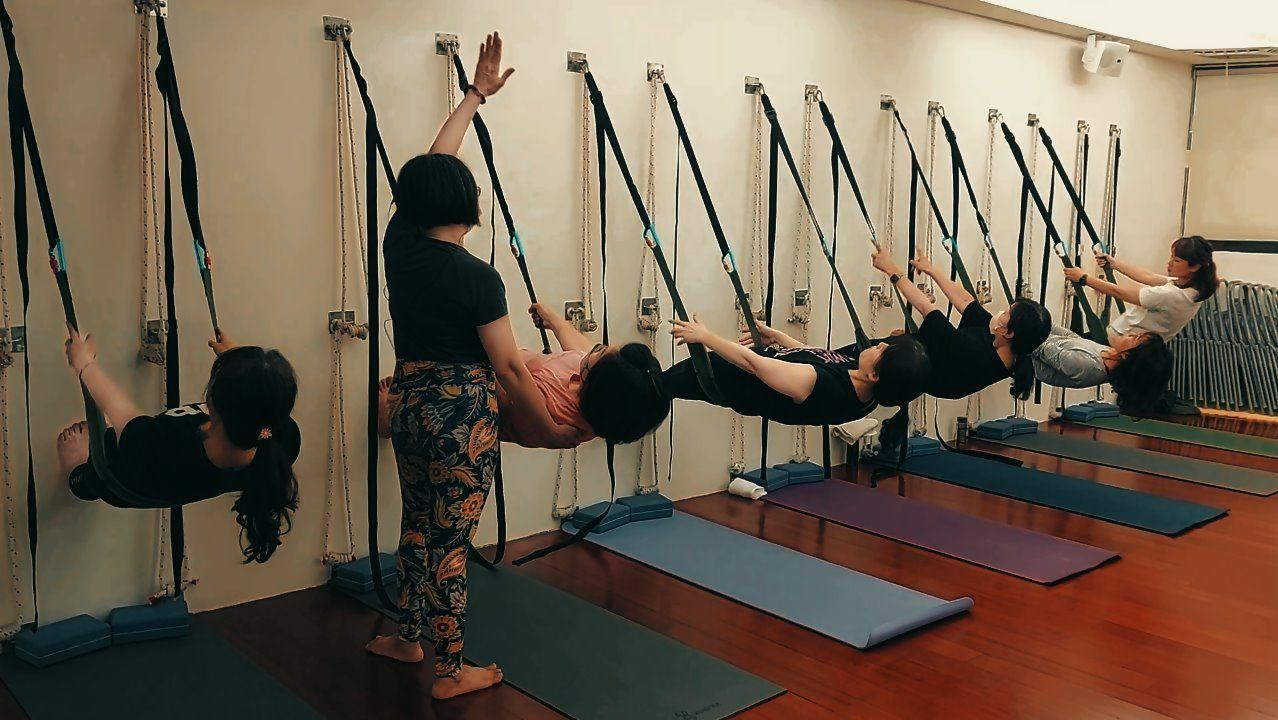
#> input picture assets/wall-rope-teacher.jpg, 1278 x 720 px, found by its file name
$ python generate_og_images.py
#> lines starting #> are read from the running program, lines starting #| are printed output that depends on the picture
import os
from PIL import Image

TARGET_WIDTH = 1200
TARGET_HEIGHT = 630
TARGET_RATIO = TARGET_WIDTH / TARGET_HEIGHT  # ~1.90476

os.makedirs('assets/og', exist_ok=True)

configs = [
    {
        'tag': 'og-index.jpg',
        'source': 'assets/wall-rope-teacher.jpg',
        'align': 'center'
    },
    {
        'tag': 'og-classes.jpg',
        'source': 'assets/wall-rope-inversion.jpg',
        'align': 'center'
    },
    {
        'tag': 'og-assessment.jpg',
        'source': 'assets/assessment-consult-main.jpg',
        'align': 'center'
    },
    {
        'tag': 'og-neck-release.jpg',
        'source': 'assets/assessment-consult-wide.jpg',
        'align': 'center'
    },
    {
        'tag': 'og-reviews.jpg',
        'source': 'assets/hero-class.jpg',
        'align': 'center'
    },
    {
        'tag': 'og-blog.jpg',
        'source': 'assets/blog-wallropeintro.jpg',
        'align': 'center'
    },
    {
        'tag': 'og-beginner.jpg',
        'source': 'assets/gentle-seated-calm-stretch.png',
        'align': 'center'
    },
    {
        'tag': 'og-contact.jpg',
        'source': 'assets/wall-rope-teacher.jpg',
        'align': 'center'
    },
    {
        'tag': 'og-videos.jpg',
        'source': 'assets/hero-class.jpg',
        'align': 'center'
    },
    {
        'tag': 'og-self-test.jpg',
        'source': 'assets/quiz-open.jpg',
        'align': 'center'
    },
    {
        'tag': 'og-about.jpg',
        'source': 'assets/wall-rope-teacher.jpg',
        'align': 'center'
    }
]

def crop_and_resize(img, target_w, target_h, align='center'):
    img = img.convert('RGB')
    orig_w, orig_h = img.size
    orig_ratio = orig_w / orig_h

    if orig_ratio > TARGET_RATIO:
        # Original is wider than target: fit height, crop width
        crop_h = orig_h
        crop_w = int(orig_h * TARGET_RATIO)
        if align == 'left':
            left = 0
        elif align == 'right':
            left = orig_w - crop_w
        else:
            left = (orig_w - crop_w) // 2
        top = 0
    else:
        # Original is taller than target: fit width, crop height
        crop_w = orig_w
        crop_h = int(orig_w / TARGET_RATIO)
        left = 0
        if align == 'top':
            top = 0
        elif align == 'bottom':
            top = orig_h - crop_h
        else:
            top = (orig_h - crop_h) // 2

    box = (left, top, left + crop_w, top + crop_h)
    cropped = img.crop(box)
    resized = cropped.resize((target_w, target_h), Image.Resampling.LANCZOS)
    return resized

for cfg in configs:
    src_path = cfg['source']
    out_path = os.path.join('assets/og', cfg['tag'])
    if not os.path.exists(src_path):
        print(f"Skipping {cfg['tag']}: {src_path} not found")
        continue

    with Image.open(src_path) as im:
#> im is the input picture: PIL image 1278x720 RGB; mean R, G, B 114.8, 99.9, 82.7
        result = crop_and_resize(im, TARGET_WIDTH, TARGET_HEIGHT, cfg['align'])
#> in crop_and_resize, `cropped = img.crop(box)`:
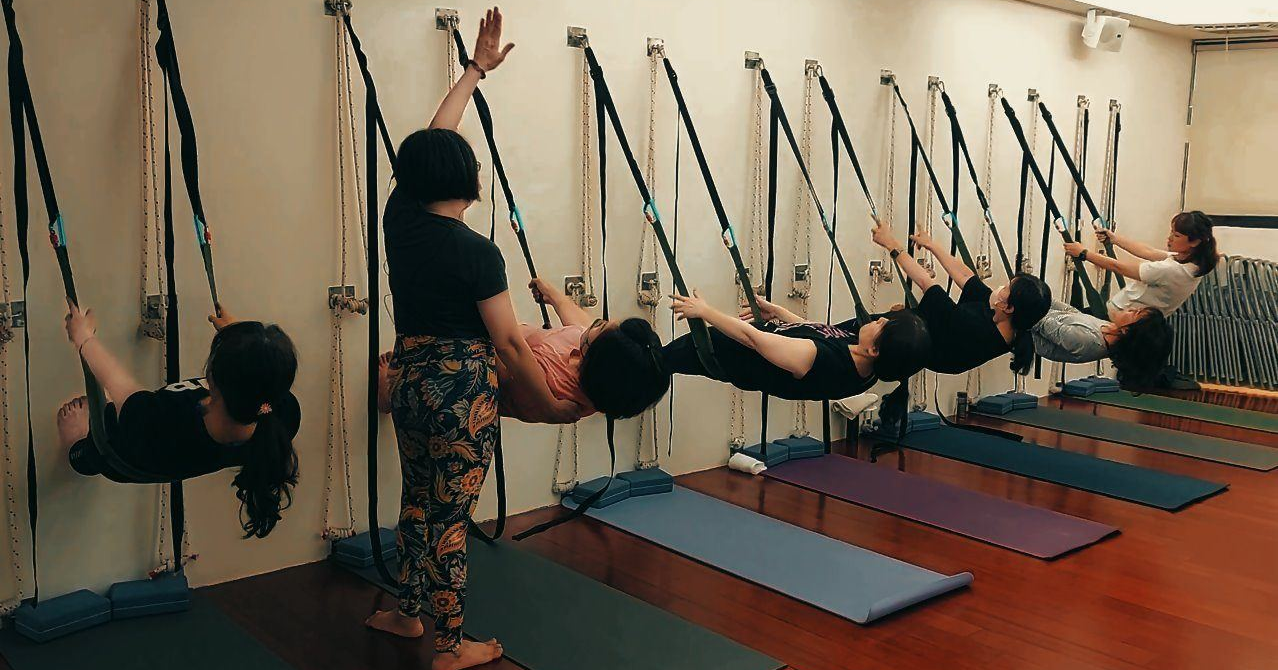
#> cropped: PIL image 1278x670 RGB; mean R, G, B 113.5, 98.9, 81.9
        result.save(out_path, format='JPEG', quality=92, optimize=True)
        file_size_kb = os.path.getsize(out_path) / 1024
        print(f"Generated {out_path:25} ({result.size[0]}x{result.size[1]}) - {file_size_kb:.1f} KB")
#| Generated assets/og/og-index.jpg    (1200x630) - 203.0 KB
#> pass 2 of the loop `for cfg in configs:`:
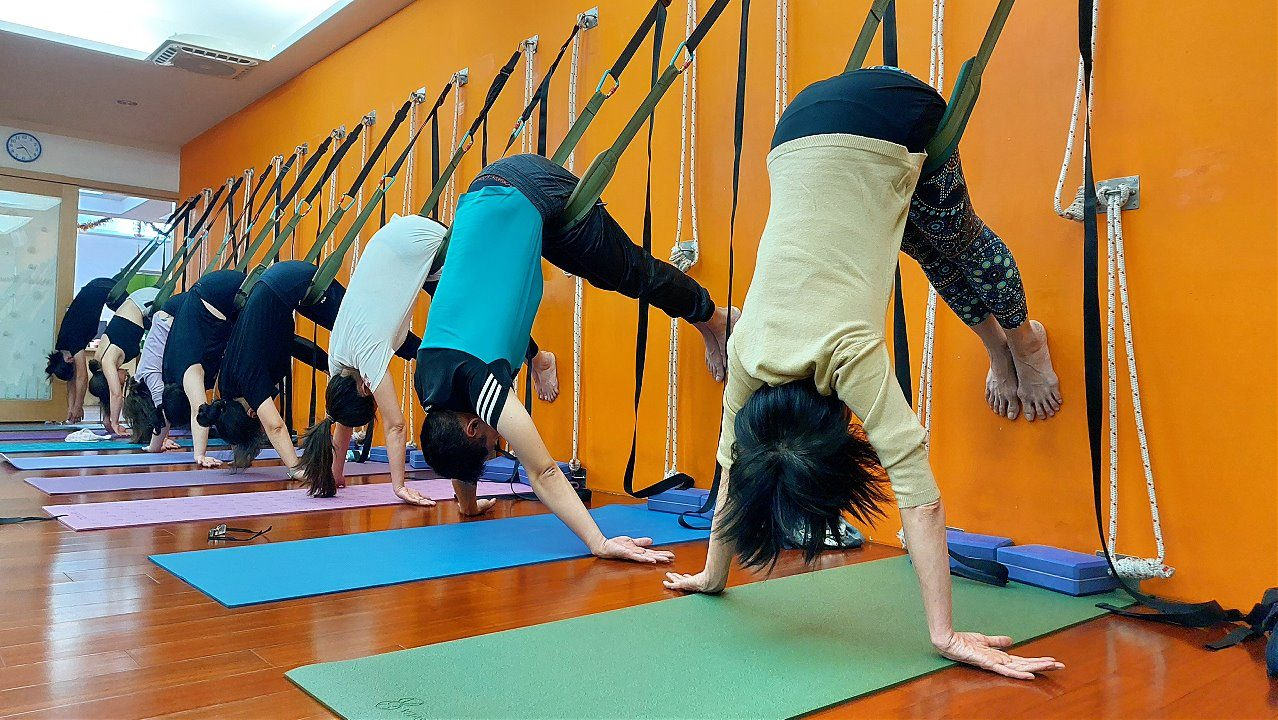
#> input picture assets/wall-rope-inversion.jpg, 1278 x 720 px, found by its file name
#> im is the input picture: PIL image 1278x720 RGB; mean R, G, B 148, 125, 87.1
#> in crop_and_resize (call 2), `cropped = img.crop(box)`:
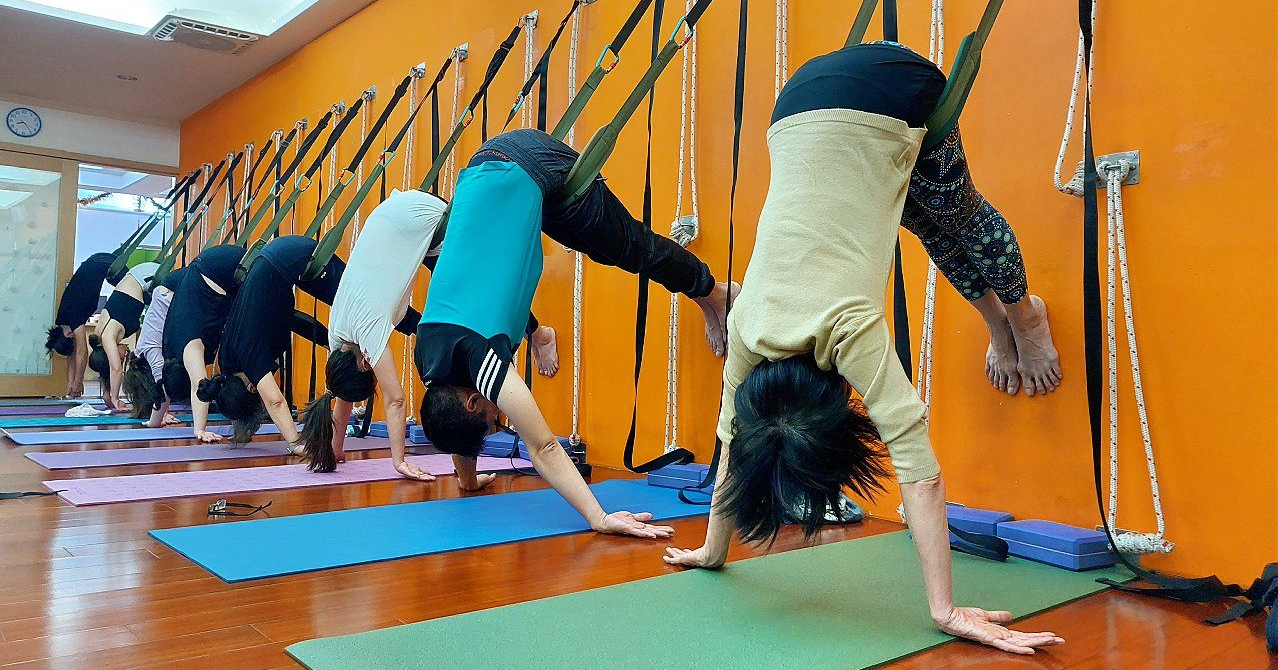
#> cropped: PIL image 1278x670 RGB; mean R, G, B 145.3, 123.1, 86.2
#| Generated assets/og/og-classes.jpg  (1200x630) - 280.2 KB

print("All 1200x630 OG images generated successfully!")
